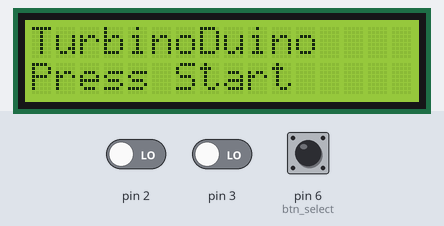
The sketch below on a simulated Arduino Uno, built with avr-gcc and run on an emulated ATmega328P. Shown: 16×2 character LCD. The inputs (shaded band) are chosen by the test bench; at power-on: pin 6 (btn_select) LOW, pin 2 LOW, pin 3 LOW. What the sketch prints to the serial monitor is not drawn.

Above: at 1.2 s.
1.3 s: pin 6 (btn_select) pulled HIGH for 0.15 s
At 2.1 s:
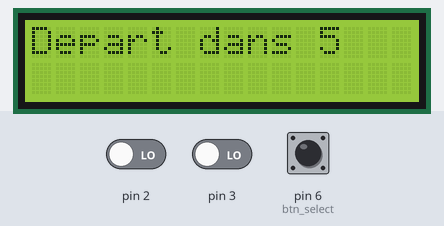
4.4 s: pin 6 (btn_select) pulled HIGH for 3.2 s
At 8.1 s:
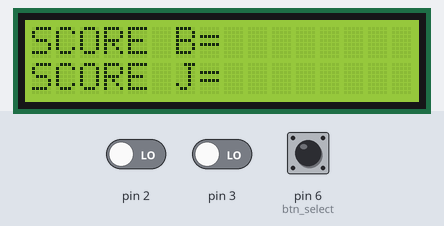
9.1 s: pin 6 (btn_select) pulled HIGH for 1 s
At 11.4 s:
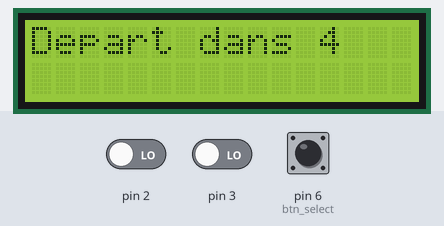
13.1 s: pin 2 driven HIGH
At 16.0 s:
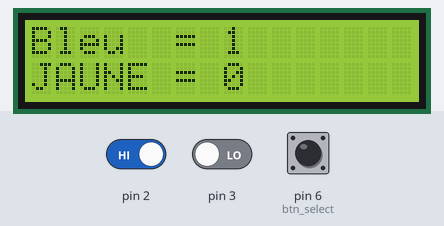
16.1 s: pin 3 driven HIGH
At 17.2 s:
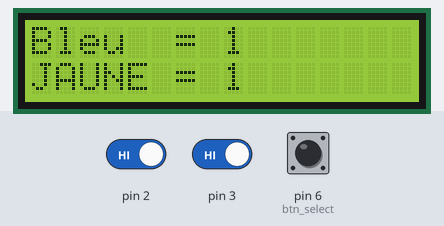
Timing chart, 0 to 18.6 s (numbered marks = the images above; inputs shaded):
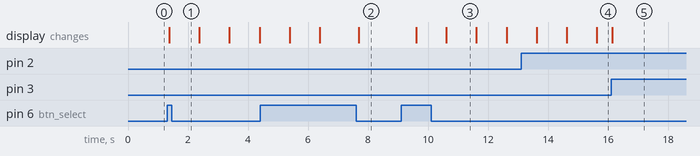

The sketch:

TurbinoDuino.ino
```cpp
// (licence header left out)
/*
 * ---------------------------     TurbinoDuino   -----------------------------
 * Minimal code for arduino based goldSprint for two opponents
 * This programm is not suitable for production GoldSprint :
 * this is an early proof of concept version.
 * However, it worked nicely during 8 hours in a GoldSprint contest.
 * ----------------------------------------------------------------------------
*/


#include <LiquidCrystal.h>
LiquidCrystal lcd(7, 8, 9, 10, 11, 12);
int a0;
int a1;
int s =0 ;
int a =0;

int dist;

const int velo1=0;
const int velo2=1;
volatile byte c1;
volatile byte c2;
unsigned int rpm1;
unsigned int rpm2;
unsigned long timeold1;
unsigned long timeold2;
const int btn_select = 6;
int statut_c;
int statut_1 ;
int statut_2 ;
int t1;
int t2;
String score1;
String score2;

int temps;


void setup() {
 Serial.begin(9600);
 lcd.begin(16, 2);
 pinMode(velo1,INPUT);
 pinMode(velo2,INPUT);
 pinMode(btn_select,INPUT);
 reset();

}


///--- LOOP --- ///

void loop() {
 menu();
 score();
 reset();
 delay(100);
}

///--- SCORES --- ///


void menu(){
 //selector(digitalRead(btn_select));
 lcd.clear();
 lcd.print("TurbinoDuino");
 lcd.setCursor(0,1);
 lcd.print("Press Start");


 while(1){
  if(digitalRead(btn_select)==HIGH){
   course();
   break;
  };
  delay(100);
 };


}


///--- COURSE --- ///

void course(){
 for (int i=5; i>= 0; i--){
  lcd.clear();
  lcd.print("Depart dans ");
  lcd.print(i);
  delay(1000);
 };

 attachInterrupt(0, compteur1, RISING);
 attachInterrupt(1, compteur2, RISING);

 temps = millis();

 while (statut_1 ==1 || statut_2==1){
  if(digitalRead(btn_select)==HIGH){
   delay(300);
   break;
  };
  lcd.clear();
  lcd.print("Bleu  = ");
  lcd.print(c1);
  lcd.setCursor(0,1);
  lcd.print("JAUNE = ");
  lcd.print(c2);
  delay(500);
 };

 detachInterrupt(0);
 detachInterrupt(1);
};


void score(){
 int t = 1;
 lcd.clear();
 lcd.print("SCORE B=");
 lcd.print(score1);
 lcd.setCursor(0,1);
 lcd.print("SCORE J=");
 lcd.print(score2);


 while(1){
  if(digitalRead(btn_select)==HIGH){
   delay(300);
   break;
  };
  delay(100);
 };
};

///--- Conversion --- ///


String convert(int x, int y){
 int r;
 int ss;
 int cc;
 r = x-y;
 String sep = ":";
 ss= r/1000 ;
 cc=r-ss*1000 ;
 String res =  ss+sep+cc;

 return(res);
}


///--- COMPTEURS --- ///

void compteur1()
{
 static unsigned long itold1 = 0;
 unsigned long it1 = millis();
 if (it1 - itold1 > 100)
 {
  c1++;

  if(c1>=dist){
   statut_1 = 0 ;
   t1=millis();
   detachInterrupt(0);
   score1=convert(t1,temps);
   if(c2==0){statut_2 = 0 ;}

   Serial.print("Bleu");
   Serial.print(score1);
   Serial.print("\n");
   detachInterrupt(0);
  };
 };
 itold1 = it1;

}

void compteur2()
{
 static unsigned long itold2 = 0;
 unsigned long it2 = millis();
 if (it2 - itold2 > 100)
 {
  c2++;

  if(c2>=dist){
   detachInterrupt(1);
   statut_2 = 0 ;
   t2=millis();
   score2=convert(t2,temps);
   if(c1==0){statut_1 = 0 ;}

   Serial.print("Jaune");
   Serial.print(score2);
   Serial.print("\n");
   detachInterrupt(1);
  };
 }
 itold2 = it2;

}


void reset(){
 dist = 50;
 a0 = 0;
 a1 = 0;
 c1 = 0;
 c2 = 0;
 rpm1 = 0;
 rpm2 = 0;
 timeold1 = 0;
 timeold1 = 2;
 s=0;
 t1 =0;
 t2 =0;

 temps=0;

 statut_c=1;
 statut_1=1;
 statut_2=1;

 score1="";
 score2="";

 detachInterrupt(1);

 Serial.print("RESET OK");

}
```

Measured:
- after the input at 1.3 s, the display: changes after 0.07 s (image 1)
- after the input at 9.1 s, the display: first changes after 0.51 s (image 3 shows a later state)
- after the input at 16.1 s, the display: changes at once (image 5)
- what the display in image 3 shows lasts 1.0 s, from 10.6 s to 11.6 s
